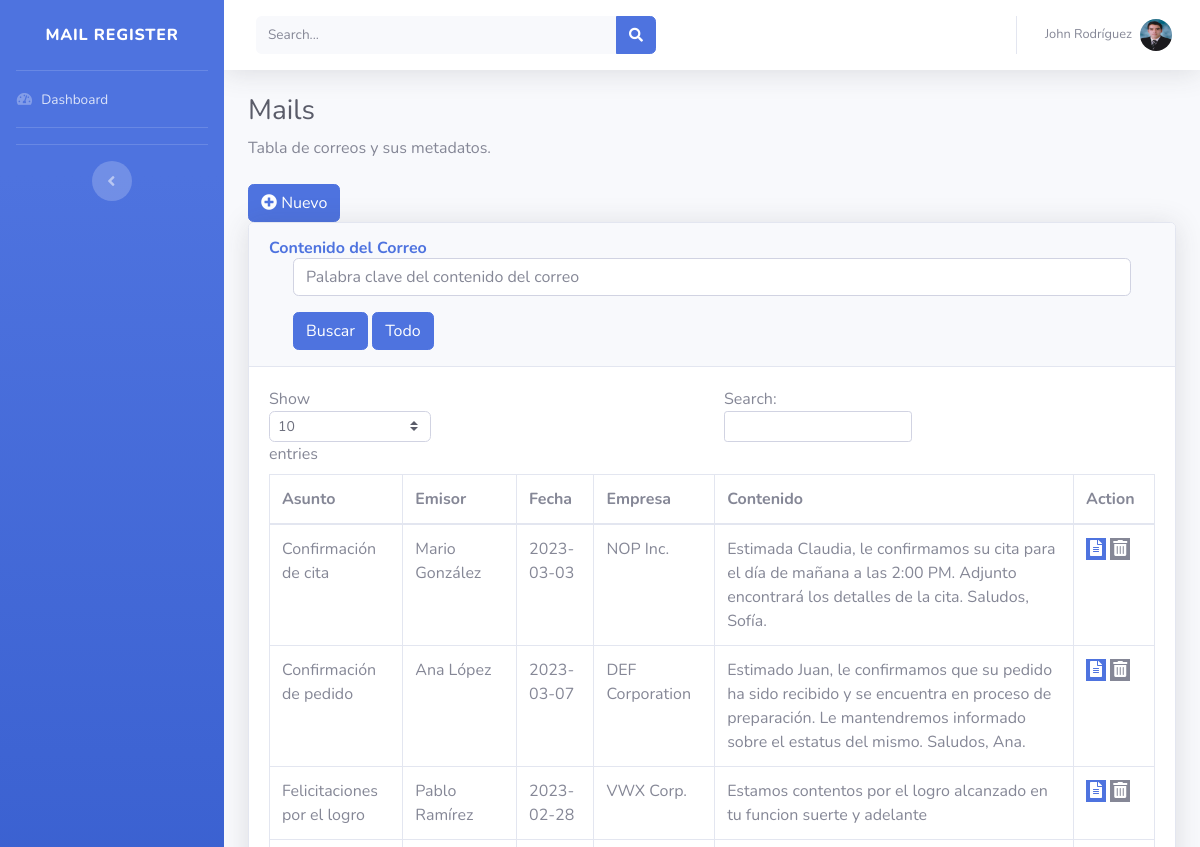
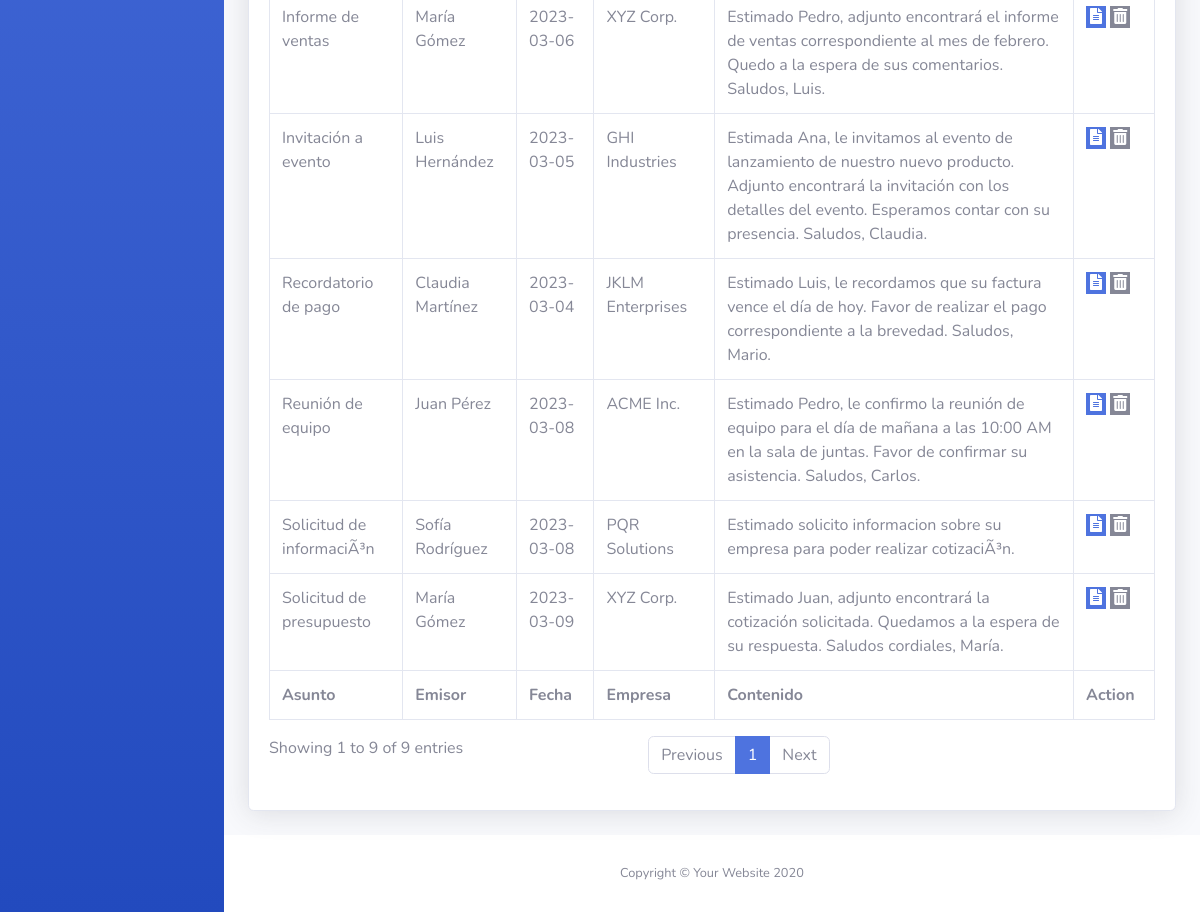
The page / on the database its author committed (2 pictures, top to bottom).
### tables this page shows
CREATE TABLE IF NOT EXISTS `correo` (
  `idCorreo` int(11) NOT NULL AUTO_INCREMENT,
  `destinatario` varchar(255) NOT NULL,
  `emisor` varchar(255) NOT NULL,
  `fecha` date NOT NULL,
  `servidor_smtp` varchar(255) NOT NULL,
  `asunto` varchar(255) NOT NULL,
  `contenido` text NOT NULL,
  `idEmpresa` int(11) NOT NULL,
  PRIMARY KEY (`idCorreo`),
  KEY `idEmpresa` (`idEmpresa`)
);

CREATE TABLE IF NOT EXISTS `empresa` (
  `idEmpresa` int(11) NOT NULL AUTO_INCREMENT,
  `nombre` varchar(255) NOT NULL,
  `empleado` varchar(255) NOT NULL,
  PRIMARY KEY (`idEmpresa`)
);

### index.php (shortened to what this page needs)
<?php include('conn.php'); ?>
<!DOCTYPE html>
<html lang="en">
<head>
    <link href="vendor/fontawesome-free/css/all.min.css" rel="stylesheet" type="text/css">
    <link href="css/sb-admin-2.min.css" rel="stylesheet">
</head>
<body id="page-top">
    <div id="wrapper">
        <ul class="navbar-nav bg-gradient-primary sidebar sidebar-dark accordion" id="accordionSidebar">
            <a class="sidebar-brand d-flex align-items-center justify-content-center" href="index.php">
                <div class="sidebar-brand-text mx-3">Mail Register</div>
            </a>
            <hr class="sidebar-divider my-0">
            <li class="nav-item">
                <a class="nav-link" href="index.php">
                    <i class="fas fa-fw fa-tachometer-alt"></i>
                    <span>Dashboard</span></a>
            </li>
            <hr class="sidebar-divider">
            <hr class="sidebar-divider d-none d-md-block">
            <div class="text-center d-none d-md-inline">
                <button class="rounded-circle border-0" id="sidebarToggle"></button>
            </div>
        </ul>
        <div id="content-wrapper" class="d-flex flex-column">
            <div id="content">
                <nav class="navbar navbar-expand navbar-light bg-white topbar mb-4 static-top shadow">
                    <form
                        class="d-none d-sm-inline-block form-inline mr-auto ml-md-3 my-2 my-md-0 mw-100 navbar-search">
                        <div class="input-group">
                            <input type="text" class="form-control bg-light border-0 small" placeholder="Search..."
                                aria-label="Search" aria-describedby="basic-addon2">
                            <div class="input-group-append">
                                <button class="btn btn-primary" type="button">
                                    <i class="fas fa-search fa-sm"></i>
                                </button>
                            </div>
                        </div>
                    </form>
                    <ul class="navbar-nav ml-auto">
                        <li class="nav-item dropdown no-arrow">
                            <a class="nav-link dropdown-toggle" href="#" id="userDropdown" role="button"
                                data-toggle="dropdown" aria-haspopup="true" aria-expanded="false">
                                <span class="mr-2 d-none d-lg-inline text-gray-600 small">John Rodríguez</span>
                                <img class="img-profile rounded-circle"
                                    src="img/yo.png">
                            </a>
                        </li>
                    </ul>
                </nav>
                <div class="container-fluid">
                    <h1 class="h3 mb-2 text-gray-800">Mails</h1>
                    <p class="mb-4">Tabla de correos y sus metadatos.</p>
                    <a href="#" class="btn btn-primary" data-toggle="modal" data-target="#newMailModal"> <i class="fa fa-plus-circle"></i> Nuevo</a>
                    <div class="card shadow mb-4">
                        <div class="card-header py-3">
                            <h6 class="m-0 font-weight-bold text-primary">Contenido del Correo</h6>
                            <div class="container">
                              <form method="get" action="">
                                <div class="form-group">
                                  <input type="text" class="form-control" id="search" name="search" placeholder="Palabra clave del contenido del correo">
                                </div>
                                <button type="submit" class="btn btn-primary">Buscar</button>
                                <a href="index.php" class="btn btn-primary">Todo</a>
                              </form>
                            </div>
                        </div>
                        <div class="card-body">
                            <div class="table-responsive">
                                <table class="table table-bordered" id="dataTable" width="100%" cellspacing="0">
                                    <thead>
                                        <tr>
                                            <th>Asunto</th>
                                            <th>Emisor</th>
                                            <th>Fecha</th>
                                            <th>Empresa</th>
                                            <th>Contenido</th>
                                            <th>Action</th>
                                        </tr>
                                    </thead>
                                    <tfoot>
                                        <tr>
                                            <th>Asunto</th>
                                            <th>Emisor</th>
                                            <th>Fecha</th>
                                            <th>Empresa</th>
                                            <th>Contenido</th>
                                            <th>Action</th>
                                        </tr>
                                    </tfoot>
                                    <tbody>
                                <?php
                                    if (isset($_GET['search'])) {
                                      $busqueda = $_GET['search'];
                                      $cq=mysqli_query($conn,"select * from correo join empresa on correo.idEmpresa=empresa.idEmpresa WHERE contenido LIKE '%$busqueda%'");
                                    }else{
                                        $cq=mysqli_query($conn,"select * from correo join empresa on correo.idEmpresa=empresa.idEmpresa");
                                    }
                                while($cqrow=mysqli_fetch_array($cq)){
                                ?>
                                        <tr>
                                            <td><?php echo $cqrow['asunto']; ?></td>
                                            <td><?php echo $cqrow['empleado']; ?></td>
                                            <td><?php echo $cqrow['fecha']; ?></td>
                                            <td><?php echo $cqrow['nombre']; ?></td>
                                            <td><?php echo $cqrow['contenido']; ?></td>
                                            <td>
                                            <a href="#" class="buttons btn-primary" data-toggle="modal" data-target="#editMailModal_<?php echo $cqrow['idCorreo']; ?>"><i class="fas fa-fw fa-file-alt"></i></a>
                                            <a href="#" class="buttons btn-secondary" data-toggle="modal" data-target="#deletMailModal_<?php echo $cqrow['idCorreo']; ?>"><i class="fas fa-fw fa-trash-alt"></i></a>
                                            </td>
                                        </tr>
                                <?php
                                }
                                ?>
                                    </tbody>
                                </table>
                            </div>
                        </div>
                    </div>
                </div>
            </div>
            <footer class="sticky-footer bg-white">
                <div class="container my-auto">
                    <div class="copyright text-center my-auto">
                        <span>Copyright &copy; Your Website 2020</span>
                    </div>
                </div>
            </footer>
        </div>
    </div>
</body>
</html>

### rows shown on the page
correo: asunto "Solicitud de presupuesto", idEmpresa.empleado "María Gómez", fecha "2023-03-09", idEmpresa.nombre "XYZ Corp.", contenido "Estimado Juan, adjunto encontrará la cotización solicitada. Quedamos a la espera de su respuesta. Saludos cordiales, María."
correo: asunto "Reunión de equipo", idEmpresa.empleado "Juan Pérez", fecha "2023-03-08", idEmpresa.nombre "ACME Inc.", contenido "Estimado Pedro, le confirmo la reunión de equipo para el día de mañana a las 10:00 AM en la sala de juntas. Favor de confirmar su asistencia. Saludos, Carlos."
correo: asunto "Confirmación de pedido", idEmpresa.empleado "Ana López", fecha "2023-03-07", idEmpresa.nombre "DEF Corporation", contenido "Estimado Juan, le confirmamos que su pedido ha sido recibido y se encuentra en proceso de preparación. Le mantendremos informado sobre el estatus del mismo. Saludos, Ana."
correo: asunto "Informe de ventas", idEmpresa.empleado "María Gómez", fecha "2023-03-06", idEmpresa.nombre "XYZ Corp.", contenido "Estimado Pedro, adjunto encontrará el informe de ventas correspondiente al mes de febrero. Quedo a la espera de sus comentarios. Saludos, Luis."
correo: asunto "Invitación a evento", idEmpresa.empleado "Luis Hernández", fecha "2023-03-05", idEmpresa.nombre "GHI Industries", contenido "Estimada Ana, le invitamos al evento de lanzamiento de nuestro nuevo producto. Adjunto encontrará la invitación con los detalles del evento. Esperamos contar con su presencia. Saludos, Claudia."
correo: asunto "Recordatorio de pago", idEmpresa.empleado "Claudia Martínez", fecha "2023-03-04", idEmpresa.nombre "JKLM Enterprises", contenido "Estimado Luis, le recordamos que su factura vence el día de hoy. Favor de realizar el pago correspondiente a la brevedad. Saludos, Mario."
correo: asunto "Confirmación de cita", idEmpresa.empleado "Mario González", fecha "2023-03-03", idEmpresa.nombre "NOP Inc.", contenido "Estimada Claudia, le confirmamos su cita para el día de mañana a las 2:00 PM. Adjunto encontrará los detalles de la cita. Saludos, Sofía."
correo: asunto "Felicitaciones por el logro", idEmpresa.empleado "Pablo Ramírez", fecha "2023-02-28", idEmpresa.nombre "VWX Corp.", contenido "Estamos contentos por el logro alcanzado en tu funcion suerte y adelante"
correo: asunto "Solicitud de informaciÃ³n", idEmpresa.empleado "Sofía Rodríguez", fecha "2023-03-08", idEmpresa.nombre "PQR Solutions", contenido "Estimado solicito informacion sobre su empresa para poder realizar cotizaciÃ³n."
